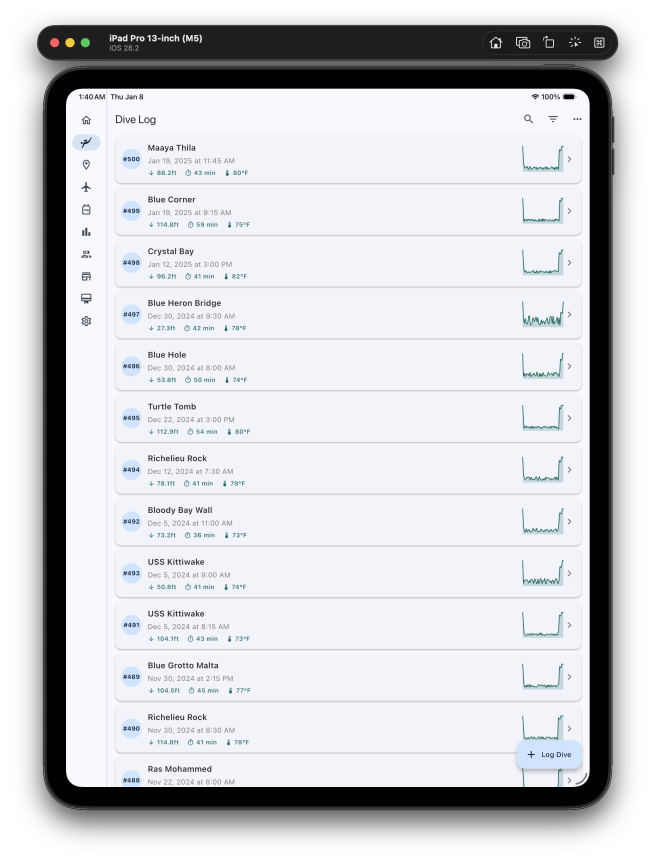
#> input picture docs/assets/screenshots/iPad/Screenshot 2026-01-08 at 1.40.17 AM.png, 1966 x 2594 px (shown at 1/3 size)
$ python -i prepare_showcase.py   (imports and definitions only)
#> lines starting #> are read from the running program, lines starting #| are printed output that depends on the picture
#> further down, picture is the input picture: PIL image 1966x2594 RGBA; mean R, G, B, A 155.7, 157.5, 160.9, 205
#!/usr/bin/env python3
"""Produce the 5 optimized dark-theme feature-row images for the README.

Run from the repo root:  python3 scripts/readme/prepare_showcase.py
Requires Pillow.  Source: screenshots/Screenshots/ (gitignored); match by
timestamp glob because macOS filenames contain a U+202F narrow-no-break space.
Example source filename: "Screenshot 2026-06-12 at 10.24.28 PM.png".
Each desktop window is trimmed of its dark drop-shadow background; the deco
image is a crop of the dive-detail right pane.
"""
import glob
import os
from PIL import Image

SRC = "screenshots/Screenshots"
OUT = "docs/assets/screenshots/readme"
TARGET_W = 1100  # showcase display width


def load(ts):
    matches = glob.glob(f"{SRC}/*{ts}*.png")
    if not matches:
        raise SystemExit(f"no screenshot matches '{ts}'")
    return Image.open(matches[0]).convert("RGBA")


def autotrim(img, threshold=80, step=4):
#> called with threshold = 80, step = 4
    g = img.convert("L")
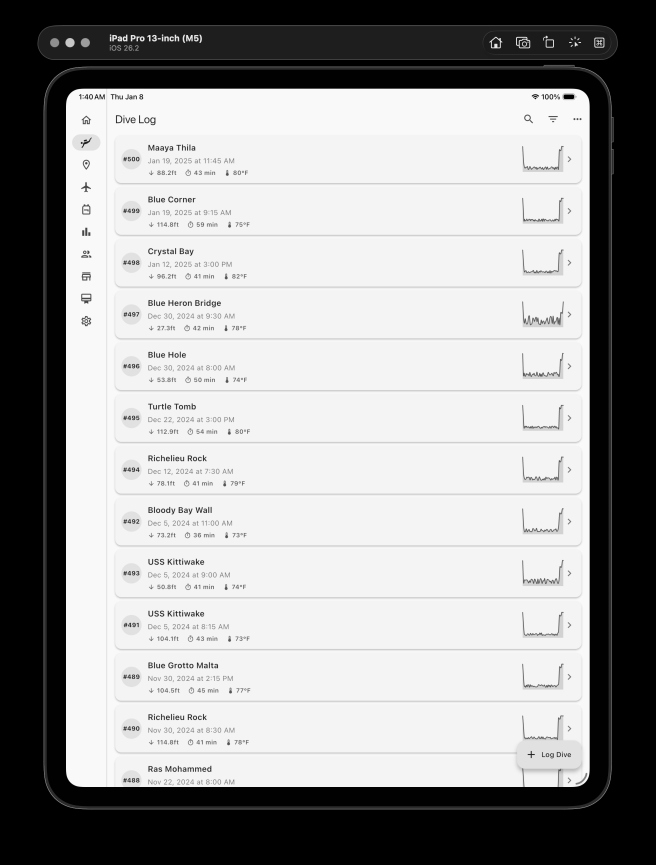
#> g: PIL image 1966x2594 L (shown at 1/3 size); min 0, max 249, mean 157.4
    px = g.load()
    w, h = g.size
#> w = 1966; h = 2594
    cols = [x for x in range(w) if max(px[x, y] for y in range(0, h, step)) > threshold]
#> cols = 1710 values from 131 to 1840
    rows = [y for y in range(h) if max(px[x, y] for x in range(0, w, step)) > threshold]
#> rows = 2266 values from 76 to 2427
    if not cols or not rows:
        return img
    return img.crop((min(cols), min(rows), max(cols) + 1, max(rows) + 1))
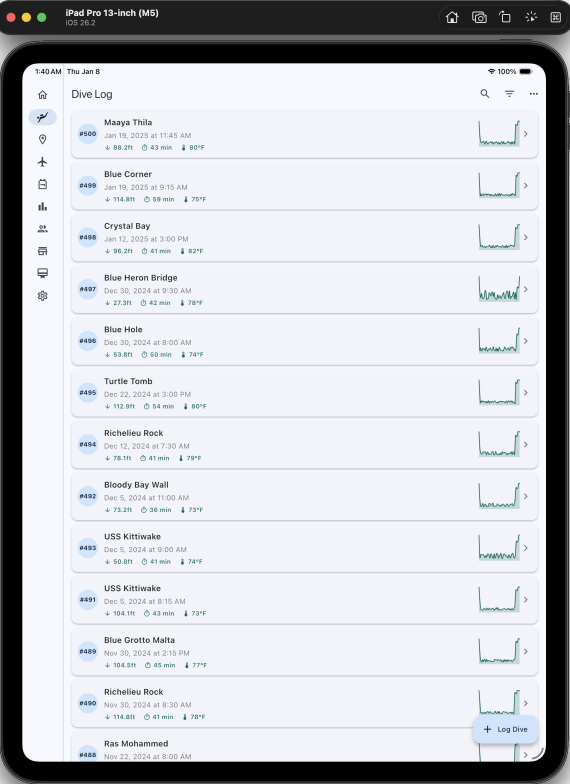
#> returned value: PIL image 1710x2352 RGBA (shown at 1/3 size); mean R, G, B, A 197.5, 199.7, 204.1, 253.4; transparent parts drawn white


def save_jpg(img, name, target_w=TARGET_W):
    if img.size[0] > target_w:
        r = target_w / img.size[0]
        img = img.resize((target_w, int(img.size[1] * r)), Image.LANCZOS)
    img = img.convert("RGB")
    img.save(f"{OUT}/{name}", quality=82)
    print(f"wrote {OUT}/{name} ({img.size[0]}x{img.size[1]})")


def main():
    os.makedirs(OUT, exist_ok=True)
    # Full-window shots: autotrim then resize
    save_jpg(autotrim(load("10.24.28")), "01-dive-logging.jpg")
    save_jpg(autotrim(load("10.17.30")), "03-dive-computers.jpg")
    save_jpg(autotrim(load("10.21.31")), "04-sites-gps.jpg")
    save_jpg(autotrim(load("10.19.44")), "05-statistics.jpg")
    # Deco: crop the dive-detail RIGHT PANE (profile + deco + O2 + tissue loading)
    win = autotrim(load("10.10.59"))
    ww, hh = win.size
    pane = win.crop((int(ww * 0.43), int(hh * 0.045), ww, hh))
    save_jpg(pane, "02-profile-deco.jpg")


# [2 lines not run here, left out]

>>> from PIL import Image
>>> picture = Image.open('../../docs/assets/screenshots/iPad/Screenshot 2026-01-08 at 1.40.17\u202fAM.png')
>>> result = autotrim(picture)
